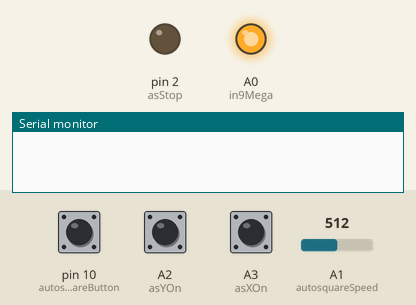
Bench run of a sketch on a simulated Arduino Uno, built with avr-gcc and run on an emulated ATmega328P. Shown: output pins drawn as LEDs (lit = HIGH), the last lines printed to the serial monitor. The test bench sets the inputs (shaded band); at power-on: pin 10 (autosquareButton) HIGH, A1 (autosquareSpeed) = 512, A2 (asYOn) HIGH, A3 (asXOn) HIGH.

Above: at 1.2 s.
1.3 s: pin 10 (autosquareButton) pulled LOW for 3.2 s
At 2.9 s:
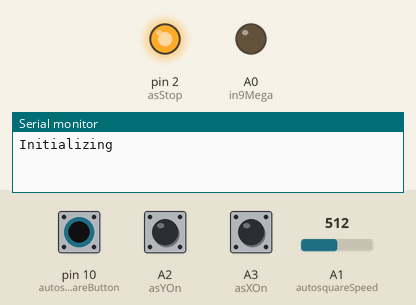
Timing chart, 0 to 6.0 s (numbered marks = the images above; inputs shaded):
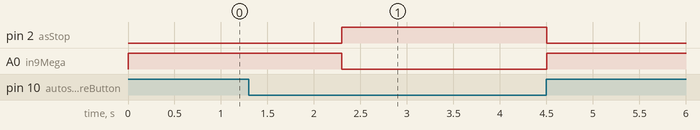

Measured:
- after the input at 1.3 s, pin 2 (asStop): LOW → HIGH after 1.0 s, → LOW 2.2 s later; A0 (in9Mega): HIGH → LOW after 1.0 s, → HIGH 2.2 s later

The sketch:

Extension_Board_Firmware.ino
```cpp
/*
    Tillboard Extension Firmware 1.1
    find out more: blog.altholtmann.com

    by Timo Altholtmann
*/

#include <Arduino.h>


// Programm configuration
uint16_t stepDelay = 0; // delay between steps in microseconds if no poti is connected - set to 0 to use a poti for setting speed
uint16_t startDelay = 1000; // delay betwenn pressing the autosquare button and starting autosquare in miliseconds, should be at least 500
byte speedPotiSamples = 10; // Samples of every speed poti reading
uint16_t speedPotiMin = 10;  // min delay between steps in microseconds
uint16_t speedPotiMax = 5000; // min delay between steps in microseconds
uint16_t tempSensorUpdateInterval = 5000; // interval between temperatur sensor reads in milliseconds

//#define READ_TEMPERATURES // comment with "//" if temperature sensor is not needed
//#define USE_DISPLAY // comment with "//" if temperature sensor is not needed

#ifdef USE_DISPLAY
    #include <U8x8lib.h>
#endif

#ifdef READ_TEMPERATURES
    #include <OneWire.h>
    #include <DallasTemperature.h>
#endif


enum AUTOSQUARESTATE
{
    undefined,
    done,
    off
};

enum AXIS
{
    x,
    y
};

typedef struct
{
    AXIS axis;
    byte stepPin;
    byte endStopPin;
    AUTOSQUARESTATE state;
    byte stateDisplayRow;
    byte stateDisplayColumn;
    char label[4];
} STEPPER;

STEPPER steppers[] = {
    {x, 11, 5, off, 0, 0, "X1:"},
    {x, 3, 6, off, 0, 8, "X2:"},
    {y, 12, 7, off, 1, 0, "Y1:"},
    {y, 4, 8, off, 1, 8, "Y2:"},
};

// Pin configuration
// Outs
byte in9Mega = A0;
byte asStop = 2;
// INs
byte tempSensor = 9;
byte autosquareButton = 10;
byte autosquareSpeed = A1;
byte temperaturePin = 9;
// INs - user configuartion
byte asXOn = A3;
byte asYOn = A2;

#ifdef USE_DISPLAY
    // Display byte SDA = A4, SCL = A5
    U8X8_SSD1306_128X32_UNIVISION_SW_I2C display(/* clock=*/SCL, /* data=*/SDA, /* reset=*/U8X8_PIN_NONE);
    // Hardware i2c does not work for me with long wires
    // U8X8_SSD1306_128X32_UNIVISION_HW_I2C display(/* clock=*/SCL, /* data=*/SDA, /* reset=*/U8X8_PIN_NONE);
    const uint8_t *defaultFont = u8x8_font_pxplustandynewtv_f;
#endif
#ifdef READ_TEMPERATURES
    OneWire oneWire(tempSensor);
    DallasTemperature sensors(&oneWire);
#endif


// Programm variales
uint32_t actualStepDelay = 0;
byte autosuareInitialised = false;
uint64_t timeStartButtonWasPressed = 0;
AUTOSQUARESTATE lastDisplayStates[sizeof(steppers) / sizeof(STEPPER)];
uint64_t lastReadTemperature = 0;

void updateAutosquareDelay() {
    // Dont read poti if a fixed speed is set
    if(stepDelay != 0 && actualStepDelay != stepDelay) {
        actualStepDelay = stepDelay;
        return;
    }

    uint16_t sum = 0;
    for (int i = 0; i < speedPotiSamples; i++)
    {
        sum+= analogRead(autosquareSpeed);
        delayMicroseconds(500);
    }
    actualStepDelay = map(sum / speedPotiSamples, 0, 1023, speedPotiMax, speedPotiMin);
}
#ifdef USE_DISPLAY
  void setDisplayStateOfStepper(STEPPER *stepper, byte displayStatePosition) {
      // Set last display state
      lastDisplayStates[displayStatePosition] = stepper->state;
      byte columPosition = stepper->stateDisplayColumn + (sizeof(stepper->label)/sizeof(char));

      // Empty last state
      display.setFont(defaultFont);
      display.drawString(columPosition, stepper->stateDisplayRow, "   ");

      if(stepper->state == off) {
          display.setFont(defaultFont);
          display.drawString(columPosition, stepper->stateDisplayRow, "off");
      } else if(stepper->state == undefined){
          display.setFont(defaultFont);
          display.drawString(columPosition, stepper->stateDisplayRow, "?");
      } else if(stepper->state == done) {
          display.setFont(u8x8_font_open_iconic_check_1x1);
          display.drawGlyph(columPosition, stepper->stateDisplayRow, 64);
      }
  }

  void updateDisplay()
  {
      for (byte i = 0; i < sizeof(steppers) / sizeof(STEPPER); i++)
      {
          STEPPER *stepper = &steppers[i];
          // Only update when things changed
          if(stepper->state == lastDisplayStates[i]) {
              continue;
          }

          setDisplayStateOfStepper(stepper, i);
      }
  }

void initDisplay() {
    display.begin();
    // display.setBusClock(100000);
    // Stepper states
    for (byte i = 0; i < sizeof(steppers) / sizeof(STEPPER); i++)
    {
        STEPPER *stepper = &steppers[i];
        display.setFont(defaultFont);
        display.drawString(stepper->stateDisplayColumn, stepper->stateDisplayRow, stepper->label);
        setDisplayStateOfStepper(stepper, i);
    }
}
#endif


void autosquare()
{
    // Set HIGH Pulse if state is on and endstop not pressed
    for (byte i = 0; i < sizeof(steppers) / sizeof(STEPPER); i++)
    {
        STEPPER *stepper = &steppers[i];
        // Continue for loop if stepper is set to off or done
        if (stepper->state == off || stepper->state == done)
        {
            continue;
        }
        // Check if state is undefined
        if (stepper->state == undefined)
        {
            // Set HIGH pulse if endstop not reached
            if (digitalRead(stepper->endStopPin) == HIGH)
            {
                digitalWrite(stepper->stepPin, HIGH);
            }
            // Set state to ok if endstop is reached
            else
            {
                stepper->state = done;
                #ifdef USE_DISPLAY
                  updateDisplay();
                #endif
            }
        }
    }
    // Delay before setting to low - this is the speed of the steppers
    delayMicroseconds(actualStepDelay);

    // Set stepper steps to LOW if they are HIGH
     for (byte i = 0; i < sizeof(steppers) / sizeof(STEPPER); i++)
    {
        STEPPER *stepper = &steppers[i];
        if(digitalRead(stepper->stepPin) == HIGH) {
            digitalWrite(stepper->stepPin, LOW);
        }
    }
}

void initialize()
{
    Serial.println("Initializing");
    // Check if all stepper are already done
    bool allDone = true;
    for (byte i = 0; i < sizeof(steppers) / sizeof(STEPPER); i++)
    {
        if(steppers[i].state == undefined) {
            allDone = false;
        }
    }

    // Take control over steppers
    digitalWrite(asStop, HIGH);
    // Trigger IN9 to arduino mega
    digitalWrite(in9Mega, LOW);

    // Set steppers as OUTPUT and reset stepper states if all are done
    for (byte i = 0; i < sizeof(steppers) / sizeof(STEPPER); i++)
    {
        if(allDone && steppers[i].state == done) {
            steppers[i].state = undefined;
        }
    }

    // Set pulse speed
    updateAutosquareDelay();

    #ifdef USE_DISPLAY
      updateDisplay();
    #endif

    autosuareInitialised = true;
}

void terminate()
{
    Serial.println("Terminating");

    digitalWrite(asStop, LOW);
    digitalWrite(in9Mega, HIGH);
    autosuareInitialised = false;
}

void updateTemperatureSensor()
{
    #ifdef READ_TEMPERATURES
      #ifdef USE_DISPLAY
          sensors.requestTemperatures();
          display.setFont(defaultFont);
          display.drawUTF8(0,3, "Temp:");
          display.setCursor(6,3);
          display.print(sensors.getTempCByIndex(0));
          display.drawString(10,3,"Grad");
          lastReadTemperature = millis();
      #endif
    #endif
}

void setup()
{
    Serial.begin(9600);
    #ifdef READ_TEMPERATURES
        // Inititalise temperature sensors
        sensors.begin();
    #endif
    // Endstops and steppers
    for (byte i = 0; i < sizeof(steppers) / sizeof(STEPPER); i++)
    {
        pinMode(steppers[i].endStopPin, INPUT_PULLUP);
        pinMode(steppers[i].stepPin, OUTPUT);
    }

    // Inputs
    // pinMode(tempSensor, INPUT_PULLUP);
    pinMode(autosquareButton, INPUT_PULLUP);

    pinMode(asXOn, INPUT_PULLUP);
    pinMode(asYOn, INPUT_PULLUP);

    // Check if autosuare for axis is on
    if (digitalRead(asXOn) == LOW)
    {
        for (byte i = 0; i < sizeof(steppers) / sizeof(STEPPER); i++)
        {
            if (steppers[i].axis == x)
            {
                steppers[i].state = undefined;
            }
        }
    }
    if (digitalRead(asYOn) == LOW)
    {
        for (byte i = 0; i < sizeof(steppers) / sizeof(STEPPER); i++)
        {
            if (steppers[i].axis == y)
            {
                steppers[i].state = undefined;
            }
        }
    }

    // Outputs
    pinMode(asStop, OUTPUT);
    digitalWrite(asStop, LOW);
    pinMode(in9Mega, OUTPUT);
    digitalWrite(in9Mega, HIGH);
    #ifdef USE_DISPLAY
      // init display
      initDisplay();
    #endif
    updateTemperatureSensor();
}

void loop()
{
    // Check if button is pressed
    if (digitalRead(autosquareButton) == LOW)
    {
        // Check if start button was just pressed
        if(timeStartButtonWasPressed == 0) {
            timeStartButtonWasPressed = millis();
        }

        // Check if button was pressed long enough
        if(millis() - timeStartButtonWasPressed > startDelay) {
            // Check if we have to initinalize
            if (!autosuareInitialised)
            {
                initialize();
                delay(10);
            }
            autosquare();
        } else {
            // Use waiting time to determine if
        }
    }
    else
    {
        // reset timeStartButtonWasPressed
        timeStartButtonWasPressed = 0;
        // terminate if initialized
        if (autosuareInitialised)
        {
            terminate();
        }
        if(millis() - lastReadTemperature > tempSensorUpdateInterval)
        {
            updateTemperatureSensor();
        }
    }
}
```
